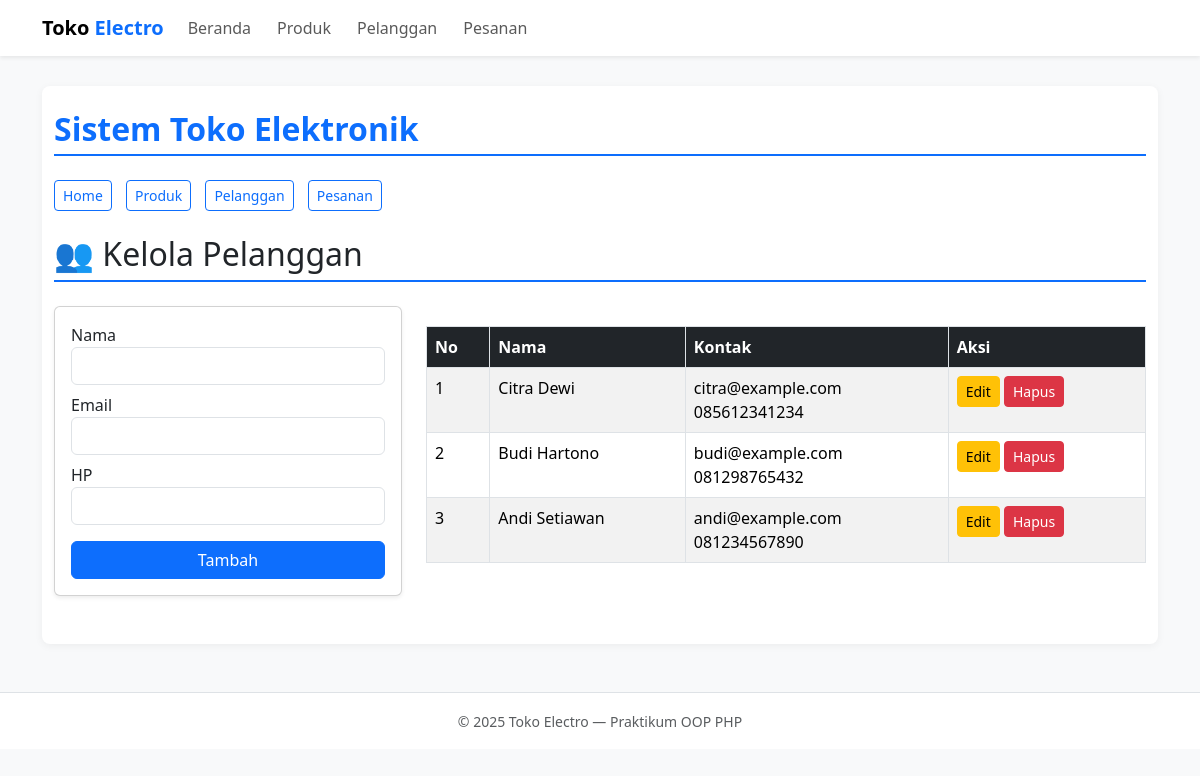
The app's page /index.php?page=customers, older data.
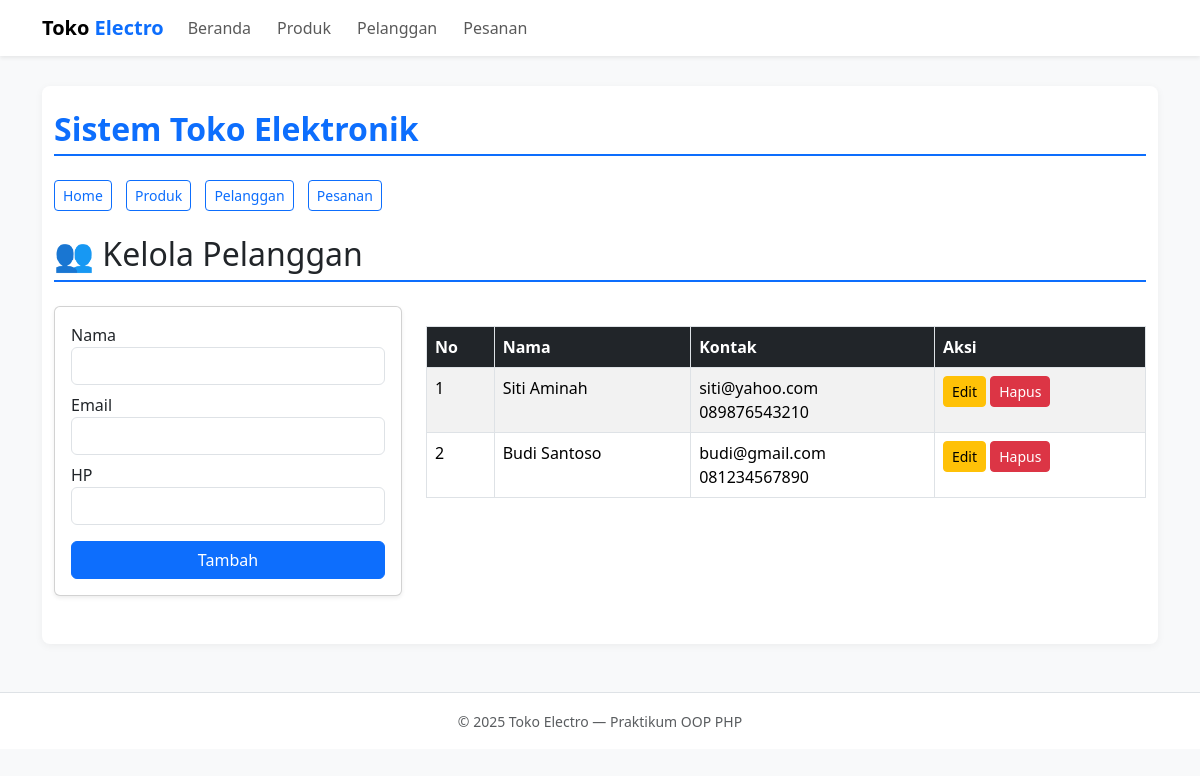
The same page, newer data.
### tables this page shows
CREATE TABLE customers (
    id INT AUTO_INCREMENT PRIMARY KEY,
    name VARCHAR(100) NOT NULL,
    email VARCHAR(100) UNIQUE,
    phone VARCHAR(20)
);

### config/db.php (called while the page is built, shortened)
<?php
class Database {
    private $host = "localhost";
    private $db_name = "electronic_store_v2";
    private $username = "root";
    private $password = "";
    public function getConnection() {
        $this->conn = null;
        try {
            $this->conn = new PDO("mysql:host=" . $this->host . ";dbname=" . $this->db_name, $this->username, $this->password);
            $this->conn->setAttribute(PDO::ATTR_ERRMODE, PDO::ERRMODE_EXCEPTION);
        } catch(PDOException $e) {
            die("Koneksi Gagal: " . $e->getMessage());
        }
        return $this->conn;
    }
}
?>

### class/Customer.php (called while the page is built, shortened)
<?php
require_once __DIR__ . '/../config/db.php';
class Customer {
    private $db;
    public function __construct() {
        $this->db = (new Database())->getConnection();
    }
    public function getAll() {
        return $this->db->query("SELECT * FROM customers ORDER BY id DESC")->fetchAll(PDO::FETCH_ASSOC);
    }
}
?>

### view/customers.php (the view, shortened to what this page needs)
<?php
require_once __DIR__ . '/../class/Customer.php';
$customer = new Customer();
$dataCustomers = $customer->getAll();
$editData = isset($_GET['edit']) ? $customer->getById($_GET['edit']) : null;
?>
<h2 class="mb-4">👥 Kelola Pelanggan</h2>
<div class="row">
    <div class="col-md-4">
        <div class="card shadow-sm mb-4">
            <div class="card-body">
                <form method="POST" action="index.php?page=customers">
                    <div class="mb-2"><label>Nama</label><input name="name" class="form-control" required value="<?= $editData['name'] ?? '' ?>"></div>
                    <div class="mb-2"><label>Email</label><input name="email" class="form-control" value="<?= $editData['email'] ?? '' ?>"></div>
                    <div class="mb-3"><label>HP</label><input name="phone" class="form-control" required value="<?= $editData['phone'] ?? '' ?>"></div>
                    <button class="btn btn-primary w-100"><?= $editData ? 'Update' : 'Tambah' ?></button>
                </form>
            </div>
        </div>
    </div>
    <div class="col-md-8">
        <table class="table table-striped">
            <thead class="table-dark"><tr><th>No</th><th>Nama</th><th>Kontak</th><th>Aksi</th></tr></thead>
            <tbody>
                <?php $no=1; foreach ($dataCustomers as $row): ?>
                <tr>
                    <td><?= $no++ ?></td>
                    <td><?= htmlspecialchars($row['name']) ?></td>
                    <td><?= $row['email'] ?><br><?= $row['phone'] ?></td>
                    <td>
                        <a href="index.php?page=customers&edit=<?= $row['id'] ?>" class="btn btn-sm btn-warning">Edit</a>
                        <a href="index.php?page=customers&delete=<?= $row['id'] ?>" onclick="return confirm('Hapus?')" class="btn btn-sm btn-danger">Hapus</a>
                    </td>
                </tr>
                <?php endforeach; ?>
            </tbody>
        </table>
    </div>
</div>

Row changes from the older to the newer data that the page shows:
removed customers: name "Citra Dewi", email "citra@example.com", phone "085612341234"
changed customers: name "Budi Hartono" → "Siti Aminah"; email "budi@example.com" → "siti@yahoo.com"; phone "081298765432" → "089876543210"
changed customers: name "Andi Setiawan" → "Budi Santoso"; email "andi@example.com" → "budi@gmail.com"
